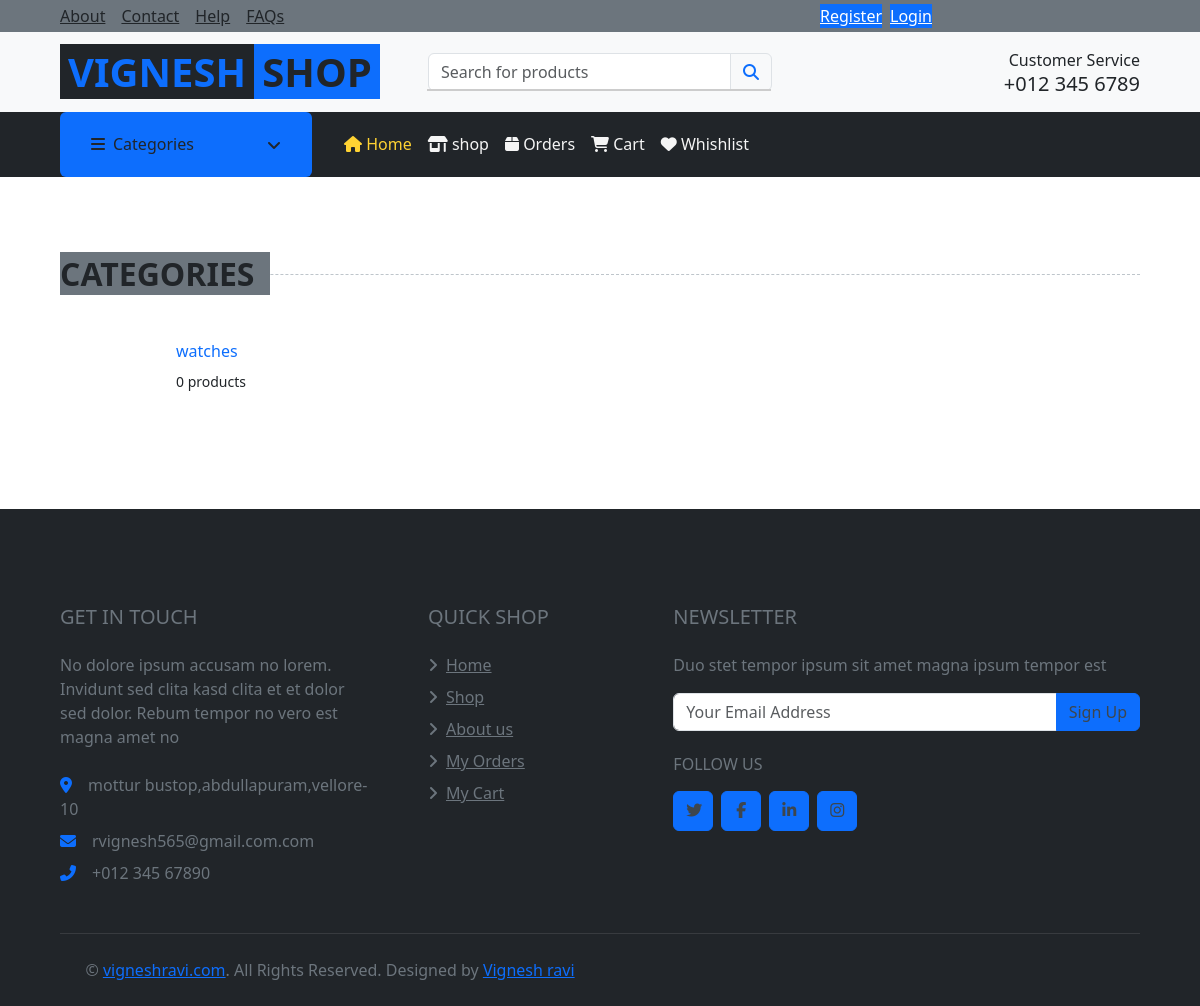
/myshop, run on an earlier commit of the app's database.
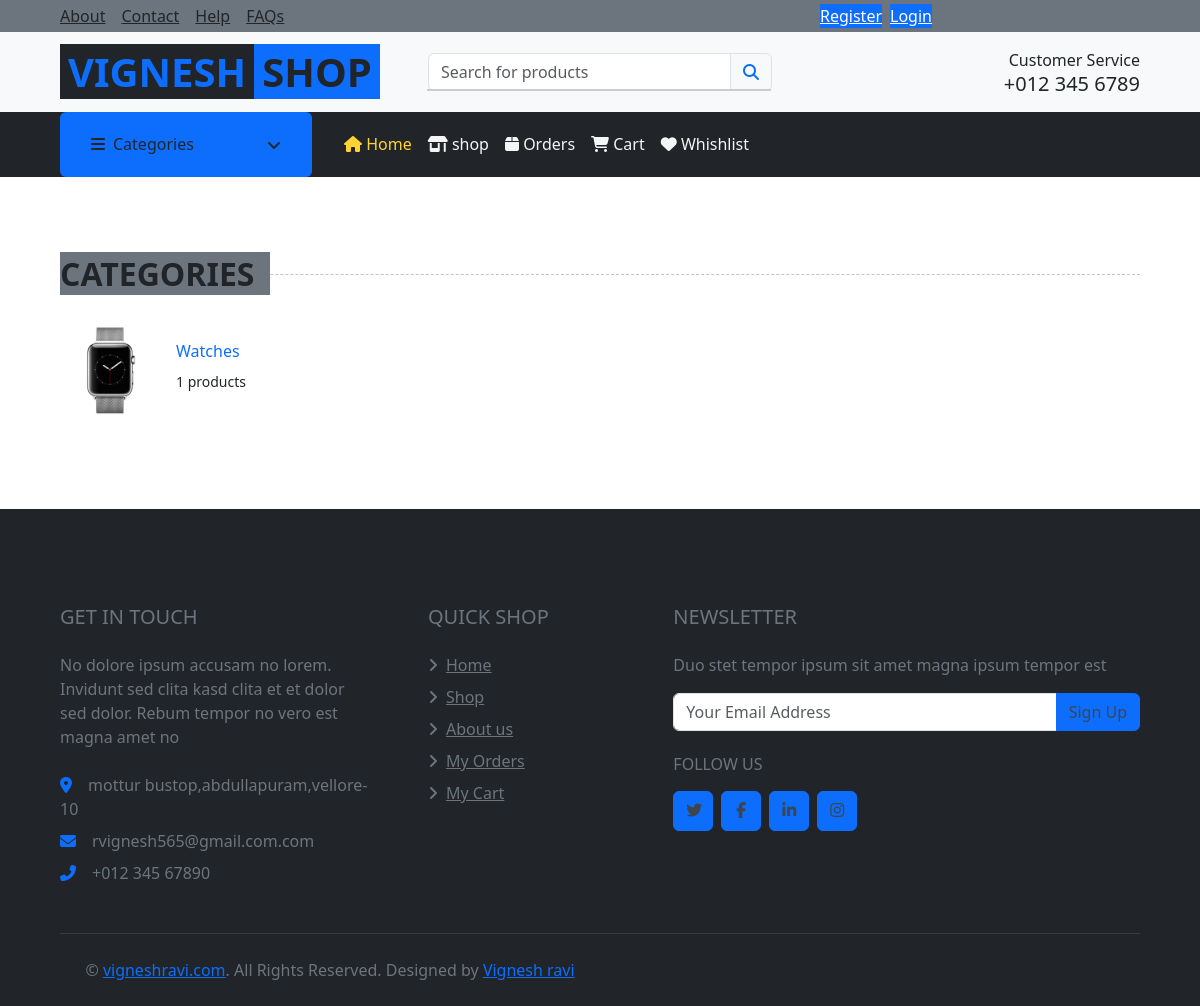
And on a later commit of the database.
### app/models.py (models this page shows, shortened)
class Category(models.Model):
    name = models.CharField(max_length=100)
    description = models.TextField()
    image = models.ImageField(upload_to='categories/')
    product_count = models.IntegerField(default=0)
    subcategory_count = models.IntegerField(default=0)
    created_at = models.DateTimeField(auto_now_add=True)
    updated_at = models.DateTimeField(auto_now=True)

### app/views.py (the view)
# urls.py: path('myshop', views.myshop, name='myshop'),
def myshop(request):
    categories = Category.objects.all()
    return render(request,'pages/myshop.html',{'categories':categories})

### templates/pages/myshop.html (shortened to what this page needs)
{% extends 'base/base.html' %}
{% block content %}
{% include 'inc/categories.html' %}
{% endblock content %}

### templates/inc/categories.html
<div class="container-fluid pt-5">
    <h2 class="section-title position-relative text-uppercase mx-xl-5 mb-4"><span class="bg-secondary pr-3">Categories</span></h2>
    <div class="row px-xl-5 pb-3">
        {% for item in categories %}
        <div class="col-lg-3 col-md-4 col-sm-6 pb-1">
            <a class="text-decoration-none" href="{% url 'shop' item.name %}">
                <div class="cat-item d-flex align-items-center mb-4">
                    <div class="overflow-hidden" style="width: 100px; height: 100px;">
                        <img class="img-fluid" src="{{item.image.url}}" alt="">
                    </div>
                    <div class="flex-fill pl-3">
                        <h6>{{item.name}}</h6>
                        <small class="text-body">{{item.product_count}} products</small>
                    </div>
                </div>
            </a>
        </div>
        {% endfor %}
    </div>
</div>

What changed in the data, as far as the page shows it:
changed Category: image: picture added; name "watches" → "Watches"; product_count "0" → "1"
